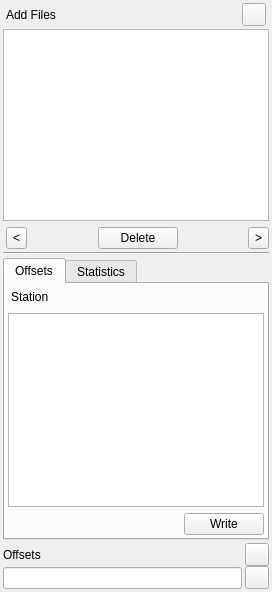
  <widget class="QDockWidget" name="fileDock">
   <property name="windowTitle">
    <string>File</string>
   </property>
   <attribute name="dockWidgetArea">
    <number>1</number>
   </attribute>
   <widget class="QWidget" name="dockWidgetContents_5">
    <layout class="QVBoxLayout" name="verticalLayout_7">
     <property name="spacing">
      <number>3</number>
     </property>
     <property name="margin">
      <number>3</number>
     </property>
     <item>
      <layout class="QVBoxLayout" name="verticalLayout">
       <property name="spacing">
        <number>3</number>
       </property>
       <property name="leftMargin">
        <number>0</number>
       </property>
       <property name="topMargin">
        <number>0</number>
       </property>
       <property name="rightMargin">
        <number>0</number>
       </property>
       <item>
        <layout class="QHBoxLayout" name="horizontalLayout_2">
         <property name="leftMargin">
          <number>3</number>
         </property>
         <property name="rightMargin">
          <number>3</number>
         </property>
         <item>
          <widget class="QLabel" name="label">
           <property name="text">
            <string>Add Files</string>
           </property>
          </widget>
         </item>
         <item>
          <spacer name="horizontalSpacer_2">
           <property name="orientation">
            <enum>Qt::Horizontal</enum>
           </property>
           <property name="sizeHint" stdset="0">
            <size>
             <width>40</width>
             <height>20</height>
            </size>
           </property>
          </spacer>
         </item>
         <item>
          <widget class="QToolButton" name="addFilesButton">
           <property name="text">
            <string/>
           </property>
           <property name="shortcut">
            <string>Ctrl+O</string>
           </property>
          </widget>
         </item>
        </layout>
       </item>
       <item>
        <widget class="QListWidget" name="filesListWidget">
         <property name="dragEnabled">
          <bool>false</bool>
         </property>
         <property name="dragDropOverwriteMode">
          <bool>false</bool>
         </property>
         <property name="dragDropMode">
          <enum>QAbstractItemView::NoDragDrop</enum>
         </property>
         <property name="sortingEnabled">
          <bool>true</bool>
         </property>
        </widget>
       </item>
       <item>
        <layout class="QHBoxLayout" name="horizontalLayout_10">
         <property name="leftMargin">
          <number>3</number>
         </property>
         <property name="topMargin">
          <number>3</number>
         </property>
         <item>
          <widget class="QToolButton" name="prevButton">
           <property name="sizePolicy">
            <sizepolicy hsizetype="Preferred" vsizetype="Preferred">
             <horstretch>0</horstretch>
             <verstretch>0</verstretch>
            </sizepolicy>
           </property>
           <property name="text">
            <string>&lt;</string>
           </property>
           <property name="shortcut">
            <string>Ctrl+Q</string>
           </property>
          </widget>
         </item>
         <item>
          <spacer name="horizontalSpacer_10">
           <property name="orientation">
            <enum>Qt::Horizontal</enum>
           </property>
           <property name="sizeHint" stdset="0">
            <size>
             <width>40</width>
             <height>20</height>
            </size>
           </property>
          </spacer>
         </item>
         <item>
          <widget class="QPushButton" name="deleteButton">
           <property name="text">
            <string>Delete</string>
           </property>
           <property name="shortcut">
            <string>Del</string>
           </property>
          </widget>
         </item>
         <item>
          <spacer name="horizontalSpacer_11">
           <property name="orientation">
            <enum>Qt::Horizontal</enum>
           </property>
           <property name="sizeHint" stdset="0">
            <size>
             <width>40</width>
             <height>20</height>
            </size>
           </property>
          </spacer>
         </item>
         <item>
          <widget class="QToolButton" name="nextButton">
           <property name="sizePolicy">
            <sizepolicy hsizetype="Preferred" vsizetype="Preferred">
             <horstretch>0</horstretch>
             <verstretch>0</verstretch>
            </sizepolicy>
           </property>
           <property name="text">
            <string>&gt;</string>
           </property>
           <property name="shortcut">
            <string>Ctrl+W</string>
           </property>
          </widget>
         </item>
        </layout>
       </item>
      </layout>
     </item>
     <item>
      <widget class="Line" name="line">
       <property name="orientation">
        <enum>Qt::Horizontal</enum>
       </property>
      </widget>
     </item>
     <item>
      <widget class="QTabWidget" name="tsTab">
       <property name="currentIndex">
        <number>0</number>
       </property>
       <widget class="QWidget" name="tab_4">
        <attribute name="title">
         <string>Offsets</string>
        </attribute>
        <layout class="QGridLayout" name="gridLayout">
         <property name="horizontalSpacing">
          <number>3</number>
         </property>
         <property name="margin">
          <number>3</number>
         </property>
         <item row="0" column="0">
          <layout class="QHBoxLayout" name="horizontalLayout_7">
           <property name="leftMargin">
            <number>3</number>
           </property>
           <property name="rightMargin">
            <number>3</number>
           </property>
           <item>
            <widget class="QLabel" name="label_5">
             <property name="text">
              <string>Station</string>
             </property>
            </widget>
           </item>
           <item>
            <spacer name="horizontalSpacer_6">
             <property name="orientation">
              <enum>Qt::Horizontal</enum>
             </property>
             <property name="sizeHint" stdset="0">
              <size>
               <width>40</width>
               <height>20</height>
              </size>
             </property>
            </spacer>
           </item>
           <item>
            <widget class="QLabel" name="offsetStationLabel">
             <property name="text">
              <string/>
             </property>
            </widget>
           </item>
          </layout>
         </item>
         <item row="1" column="0">
          <widget class="QListWidget" name="offsetsListWidget">
           <property name="sortingEnabled">
            <bool>true</bool>
           </property>
          </widget>
         </item>
         <item row="2" column="0">
          <layout class="QHBoxLayout" name="horizontalLayout_6">
           <item>
            <spacer name="horizontalSpacer_5">
             <property name="orientation">
              <enum>Qt::Horizontal</enum>
             </property>
             <property name="sizeHint" stdset="0">
              <size>
               <width>40</width>
               <height>20</height>
              </size>
             </property>
            </spacer>
           </item>
           <item>
            <widget class="QPushButton" name="writeOffsetsButton">
             <property name="text">
              <string>Write</string>
             </property>
            </widget>
           </item>
          </layout>
         </item>
        </layout>
       </widget>
       <widget class="QWidget" name="tab_3">
        <attribute name="title">
         <string>Statistics</string>
        </attribute>
        <layout class="QGridLayout" name="gridLayout_8">
         <property name="margin">
          <number>0</number>
         </property>
         <property name="spacing">
          <number>0</number>
         </property>
         <item row="1" column="0">
          <widget class="QPlainTextEdit" name="statisticsEdit">
           <property name="frameShape">
            <enum>QFrame::NoFrame</enum>
           </property>
           <property name="readOnly">
            <bool>true</bool>
           </property>
          </widget>
         </item>
        </layout>
       </widget>
      </widget>
     </item>
     <item>
      <layout class="QHBoxLayout" name="horizontalLayout_3">
       <item>
        <layout class="QVBoxLayout" name="verticalLayout_6">
         <property name="spacing">
          <number>0</number>
         </property>
         <item>
          <widget class="QLabel" name="label_2">
           <property name="text">
            <string>Offsets</string>
           </property>
          </widget>
         </item>
         <item>
          <widget class="QLineEdit" name="offsetEdit">
           <property name="readOnly">
            <bool>true</bool>
           </property>
          </widget>
         </item>
        </layout>
       </item>
       <item>
        <layout class="QVBoxLayout" name="verticalLayout_3">
         <property name="spacing">
          <number>0</number>
         </property>
         <item>
          <widget class="QToolButton" name="addOffsetButton">
           <property name="text">
            <string/>
           </property>
          </widget>
         </item>
         <item>
          <widget class="QToolButton" name="deleteOffsetButton">
           <property name="text">
            <string/>
           </property>
          </widget>
         </item>
        </layout>
       </item>
      </layout>
     </item>
    </layout>
   </widget>
  </widget>
